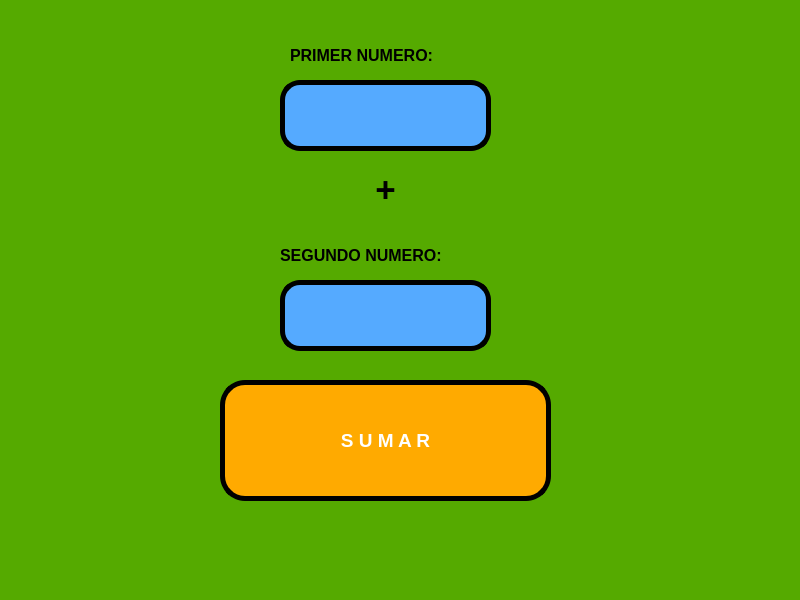
<?xml version="1.0" encoding="UTF-8"?>
<ui version="4.0">
 <class>MainWindow</class>
 <widget class="QMainWindow" name="MainWindow">
  <property name="geometry">
   <rect>
    <x>0</x>
    <y>0</y>
    <width>800</width>
    <height>600</height>
   </rect>
  </property>
  <property name="windowTitle">
   <string>MainWindow</string>
  </property>
  <property name="styleSheet">
   <string notr="true">background-color: rgb(85, 170, 0);</string>
  </property>
  <widget class="QWidget" name="centralwidget">
   <widget class="QPushButton" name="btn_sumar">
    <property name="geometry">
     <rect>
      <x>220</x>
      <y>380</y>
      <width>331</width>
      <height>121</height>
     </rect>
    </property>
    <property name="font">
     <font>
      <pointsize>14</pointsize>
      <weight>75</weight>
      <bold>true</bold>
     </font>
    </property>
    <property name="layoutDirection">
     <enum>Qt::LeftToRight</enum>
    </property>
    <property name="styleSheet">
     <string notr="true">background-color: rgb(170, 85, 255);
background-color: rgb(255, 170, 0);
color: rgb(255, 255, 255);
border-radius: 25px;
border:  5px solid black;</string>
    </property>
    <property name="text">
     <string>S U M A R</string>
    </property>
   </widget>
   <widget class="QLabel" name="label">
    <property name="geometry">
     <rect>
      <x>290</x>
      <y>30</y>
      <width>201</width>
      <height>51</height>
     </rect>
    </property>
    <property name="text">
     <string>&lt;html&gt;&lt;head/&gt;&lt;body&gt;&lt;p&gt;&lt;span style=&quot; font-size:12pt; font-weight:600;&quot;&gt;PRIMER NUMERO:&lt;/span&gt;&lt;/p&gt;&lt;/body&gt;&lt;/html&gt;</string>
    </property>
   </widget>
   <widget class="QLineEdit" name="txt_A">
    <property name="geometry">
     <rect>
      <x>280</x>
      <y>80</y>
      <width>211</width>
      <height>71</height>
     </rect>
    </property>
    <property name="layoutDirection">
     <enum>Qt::LeftToRight</enum>
    </property>
    <property name="styleSheet">
     <string notr="true">background-color: rgb(85, 170, 255);
border-radius:20px;
border:  5px solid black;</string>
    </property>
    <property name="text">
     <string/>
    </property>
    <property name="alignment">
     <set>Qt::AlignCenter</set>
    </property>
   </widget>
   <widget class="QLineEdit" name="txt_B">
    <property name="geometry">
     <rect>
      <x>280</x>
      <y>280</y>
      <width>211</width>
      <height>71</height>
     </rect>
    </property>
    <property name="layoutDirection">
     <enum>Qt::LeftToRight</enum>
    </property>
    <property name="styleSheet">
     <string notr="true">background-color: rgb(85, 170, 255);
border-radius:20px;
border:  5px solid black;</string>
    </property>
    <property name="text">
     <string/>
    </property>
    <property name="alignment">
     <set>Qt::AlignCenter</set>
    </property>
   </widget>
   <widget class="QLabel" name="label_2">
    <property name="geometry">
     <rect>
      <x>280</x>
      <y>230</y>
      <width>221</width>
      <height>51</height>
     </rect>
    </property>
    <property name="text">
     <string>&lt;html&gt;&lt;head/&gt;&lt;body&gt;&lt;p&gt;&lt;span style=&quot; font-size:12pt; font-weight:600;&quot;&gt;SEGUNDO NUMERO:&lt;/span&gt;&lt;/p&gt;&lt;/body&gt;&lt;/html&gt;</string>
    </property>
   </widget>
   <widget class="QLabel" name="label_3">
    <property name="geometry">
     <rect>
      <x>330</x>
      <y>160</y>
      <width>111</width>
      <height>61</height>
     </rect>
    </property>
    <property name="text">
     <string>&lt;html&gt;&lt;head/&gt;&lt;body&gt;&lt;p&gt;&lt;span style=&quot; font-size:26pt; font-weight:600;&quot;&gt;+&lt;/span&gt;&lt;/p&gt;&lt;/body&gt;&lt;/html&gt;</string>
    </property>
    <property name="alignment">
     <set>Qt::AlignCenter</set>
    </property>
   </widget>
   <zorder>label_3</zorder>
   <zorder>label</zorder>
   <zorder>label_2</zorder>
   <zorder>btn_sumar</zorder>
   <zorder>txt_A</zorder>
   <zorder>txt_B</zorder>
  </widget>
  <widget class="QMenuBar" name="menubar">
   <property name="geometry">
    <rect>
     <x>0</x>
     <y>0</y>
     <width>800</width>
     <height>26</height>
    </rect>
   </property>
  </widget>
  <widget class="QStatusBar" name="statusbar"/>
 </widget>
 <resources/>
 <connections/>
</ui>
